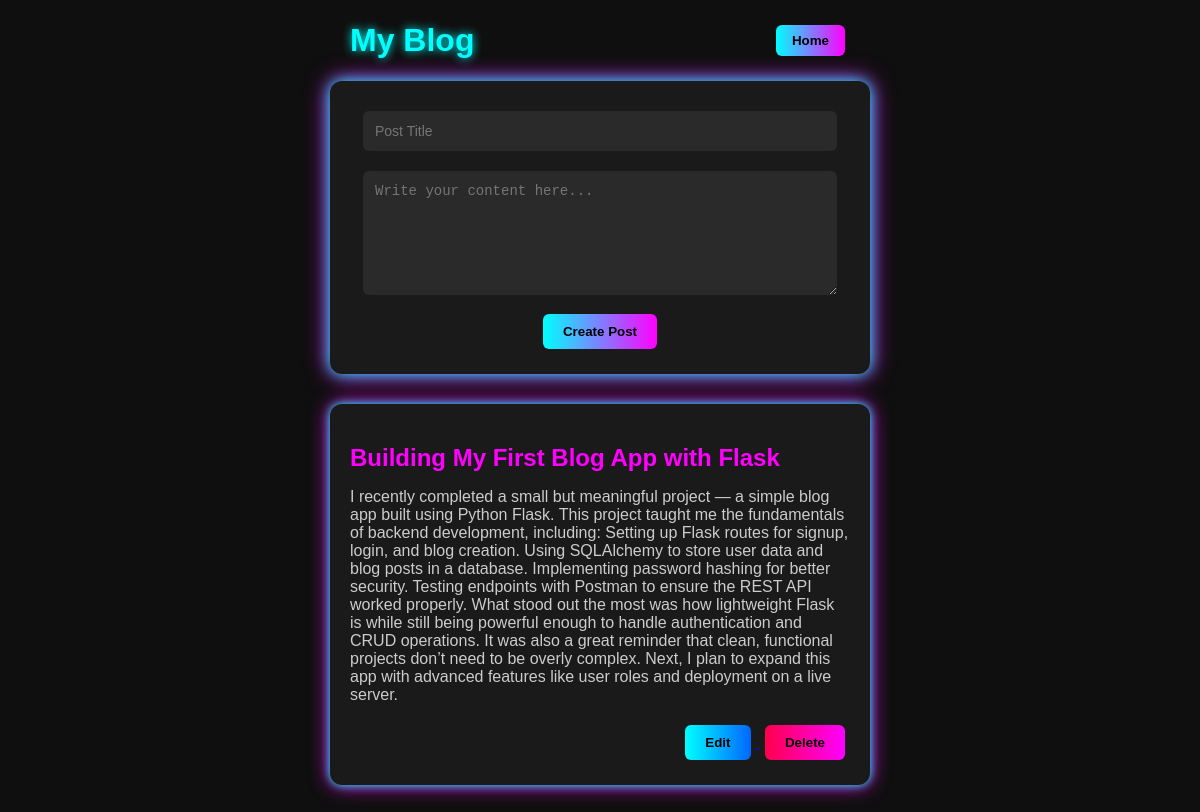
The page /blog_page (signed in) on the database its author committed.
### main.py (models this page shows, shortened)
class Post(db.Model):
    id = db.Column(db.Integer, primary_key = True)
    title = db.Column(db.String(100), nullable = False)
    content = db.Column(db.String(500), nullable = False)
    user_id = db.Column(db.Integer, db.ForeignKey('user.id'), nullable = False)
    user = db.relationship('User', back_populates = 'post')

### main.py (the view)
@login_required
@app.route('/blog_page', methods = ['GET', 'POST'])
def blog_page():
    if request.method == 'POST':
        title = request.form.get('title')
        content = request.form.get('content')
        new_post = Post(title = title, content = content, user_id = current_user.id)
        db.session.add(new_post)
        db.session.commit()
    users_posts = select(Post).where(Post.user_id == current_user.id)
    posts = db.session.execute(users_posts).scalars().all()
    return render_template('blog_page.html', posts = posts)

### main.py (called while the page is built)
@login_manager.user_loader
def load_user(user_id):
    return User.query.get(int(user_id))

### templates/blog_page.html (shortened to what this page needs)
<!DOCTYPE html>
<html lang="en">
<head>
</head>
<body>
  <div style="width: 500px; display: flex; justify-content: space-between; align-items: center; margin-bottom: 20px;">
    <h1 style="margin: 0; color: #00ffff; text-shadow: 0 0 10px #00ffff;">My Blog</h1>
    <a href="{{ url_for('home_page') }}">
      <button style="padding: 8px 16px; border: none; border-radius: 6px; background: linear-gradient(90deg, #00ffff, #ff00ff); color: #000; font-weight: bold; cursor: pointer;">
        Home
      </button>
    </a>
  </div>
  <div class="form-container">
    <form method="POST" action="{{ url_for('blog_page') }}">
      <input type="text" name="title" placeholder="Post Title" required>
      <textarea name="content" placeholder="Write your content here..." required></textarea>
      <button type="submit" class="btn-submit">Create Post</button>
    </form>
  </div>
  {% for post in posts %}
  <div class="post">
    <h2>{{ post.title }}</h2>
    <p>{{ post.content }}</p>
    <div class="actions">
      <a href="{{ url_for('edit_post', post_id=post.id) }}">
        <button class="btn-edit">Edit</button>
      </a>
      <a href="{{ url_for('delete_post', post_id=post.id) }}">
        <button class="btn-delete">Delete</button>
      </a>
    </div>
  </div>
  {% else %}
  <p>No posts yet. Create one above!</p>
  {% endfor %}
</body>

### templates/blog_page.html (style rules this page uses)
body { background: #0f0f0f; font-family: Arial, sans-serif; color: #fff; display: flex; flex-direction: column; align-items: center; margin: 0; padding: 20px; }
h1 { color: #00ffff; text-shadow: 0 0 10px #00ffff; }
.form-container { background: #1a1a1a; padding: 20px; border-radius: 12px; box-shadow: 0 0 15px #00ffff, 0 0 25px #ff00ff; width: 500px; margin-bottom: 30px; text-align: center; }
input, textarea { width: 90%; padding: 12px; margin: 10px 0; border: none; border-radius: 6px; background: #2a2a2a; color: #fff; font-size: 14px; outline: none; }
textarea { resize: vertical; height: 100px; }
button { padding: 10px 20px; border: none; border-radius: 6px; font-weight: bold; cursor: pointer; margin: 5px; }
.btn-submit { background: linear-gradient(90deg, #00ffff, #ff00ff); color: #000; }
.btn-edit { background: linear-gradient(90deg, #00ffff, #0066ff); color: #000; }
.btn-delete { background: linear-gradient(90deg, #ff004c, #ff00ff); color: #000; }
.post { background: #1a1a1a; padding: 20px; margin-bottom: 20px; border-radius: 12px; box-shadow: 0 0 10px #00ffff, 0 0 20px #ff00ff; width: 500px; }
.post h2 { color: #ff00ff; margin-bottom: 10px; }
.post p { color: #ccc; }
.actions { margin-top: 10px; text-align: right; }

### rows shown on the page
Post: title "Building My First Blog App with Flask", content "I recently completed a small but meaningful project — a simple blog app built using Python Flask. This project taught me the fundamentals of backend development, including: Setting up Flask routes for signup, login, and blog creation. Using SQLAlchemy to store user data and blog posts in a database. Implementing password hashing for better security. Testing endpoints with Postman to ensure the REST API worked properly. What stood out the most was how lightweight Flask is while still being powerful enough to handle authentication and CRUD operations. It was also a great reminder that clean, functional projects don’t need to be overly complex. Next, I plan to expand this app with advanced…"
